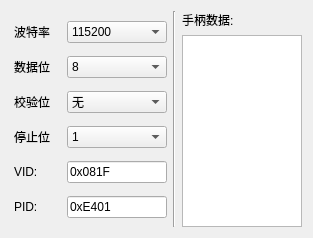
           <widget class="QWidget" name="tab_8">
            <attribute name="title">
             <string>串口配置</string>
            </attribute>
            <layout class="QGridLayout" name="gridLayout_8">
             <item row="0" column="0">
              <layout class="QVBoxLayout" name="verticalLayout_14">
               <item>
                <layout class="QHBoxLayout" name="horizontalLayout_3">
                 <item>
                  <layout class="QGridLayout" name="gridLayout">
                   <property name="leftMargin">
                    <number>3</number>
                   </property>
                   <property name="topMargin">
                    <number>9</number>
                   </property>
                   <property name="bottomMargin">
                    <number>2</number>
                   </property>
                   <property name="horizontalSpacing">
                    <number>13</number>
                   </property>
                   <property name="verticalSpacing">
                    <number>12</number>
                   </property>
                   <item row="1" column="0">
                    <widget class="QLabel" name="label_7">
                     <property name="text">
                      <string>数据位</string>
                     </property>
                    </widget>
                   </item>
                   <item row="2" column="0">
                    <widget class="QLabel" name="label_5">
                     <property name="text">
                      <string>校验位</string>
                     </property>
                    </widget>
                   </item>
                   <item row="3" column="1">
                    <widget class="QComboBox" name="stop">
                     <item>
                      <property name="text">
                       <string>1</string>
                      </property>
                     </item>
                     <item>
                      <property name="text">
                       <string>2</string>
                      </property>
                     </item>
                    </widget>
                   </item>
                   <item row="0" column="0">
                    <widget class="QLabel" name="label_4">
                     <property name="text">
                      <string>波特率 </string>
                     </property>
                    </widget>
                   </item>
                   <item row="2" column="1">
                    <widget class="QComboBox" name="jiaoyan">
                     <item>
                      <property name="text">
                       <string>无</string>
                      </property>
                     </item>
                     <item>
                      <property name="text">
                       <string>奇校验</string>
                      </property>
                     </item>
                     <item>
                      <property name="text">
                       <string>偶校验</string>
                      </property>
                     </item>
                    </widget>
                   </item>
                   <item row="1" column="1">
                    <widget class="QComboBox" name="date">
                     <item>
                      <property name="text">
                       <string>8</string>
                      </property>
                     </item>
                     <item>
                      <property name="text">
                       <string>5</string>
                      </property>
                     </item>
                     <item>
                      <property name="text">
                       <string>6</string>
                      </property>
                     </item>
                     <item>
                      <property name="text">
                       <string>7</string>
                      </property>
                     </item>
                    </widget>
                   </item>
                   <item row="6" column="1">
                    <widget class="QLineEdit" name="lineEdit_2">
                     <property name="maximumSize">
                      <size>
                       <width>100</width>
                       <height>16777215</height>
                      </size>
                     </property>
                     <property name="text">
                      <string>0xE401</string>
                     </property>
                    </widget>
                   </item>
                   <item row="5" column="1">
                    <widget class="QLineEdit" name="lineEdit">
                     <property name="maximumSize">
                      <size>
                       <width>100</width>
                       <height>16777215</height>
                      </size>
                     </property>
                     <property name="text">
                      <string>0x081F</string>
                     </property>
                    </widget>
                   </item>
                   <item row="0" column="1">
                    <widget class="QComboBox" name="baud">
                     <property name="minimumSize">
                      <size>
                       <width>62</width>
                       <height>0</height>
                      </size>
                     </property>
                     <item>
                      <property name="text">
                       <string>115200</string>
                      </property>
                     </item>
                     <item>
                      <property name="text">
                       <string>2400</string>
                      </property>
                     </item>
                     <item>
                      <property name="text">
                       <string>9600</string>
                      </property>
                     </item>
                     <item>
                      <property name="text">
                       <string>38400</string>
                      </property>
                     </item>
                    </widget>
                   </item>
                   <item row="3" column="0">
                    <widget class="QLabel" name="label_6">
                     <property name="text">
                      <string>停止位</string>
                     </property>
                    </widget>
                   </item>
                   <item row="5" column="0">
                    <widget class="QLabel" name="label_11">
                     <property name="text">
                      <string>VID:</string>
                     </property>
                    </widget>
                   </item>
                   <item row="6" column="0">
                    <widget class="QLabel" name="label_12">
                     <property name="text">
                      <string>PID:</string>
                     </property>
                    </widget>
                   </item>
                  </layout>
                 </item>
                 <item>
                  <widget class="Line" name="line_5">
                   <property name="orientation">
                    <enum>Qt::Vertical</enum>
                   </property>
                  </widget>
                 </item>
                 <item>
                  <layout class="QVBoxLayout" name="verticalLayout_4">
                   <item>
                    <widget class="QLabel" name="label_10">
                     <property name="text">
                      <string>手柄数据:</string>
                     </property>
                    </widget>
                   </item>
                   <item>
                    <widget class="QTextBrowser" name="game_data">
                     <property name="maximumSize">
                      <size>
                       <width>120</width>
                       <height>16777215</height>
                      </size>
                     </property>
                     <property name="styleSheet">
                      <string notr="true"/>
                     </property>
                    </widget>
                   </item>
                  </layout>
                 </item>
                </layout>
               </item>
              </layout>
             </item>
            </layout>
           </widget>
